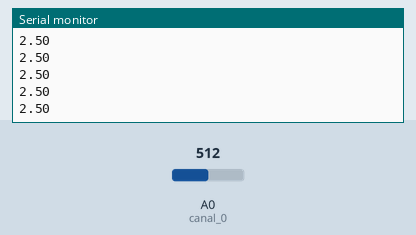
Simulated run of this sketch. Board: Arduino Uno, built with avr-gcc and run on an emulated ATmega328P. Parts: the last lines printed to the serial monitor. The inputs (shaded band) are chosen by the test bench; at power-on: A0 (canal_0) = 512.

Above: at 1.2 s.
1.3 s: A0 (canal_0) set to 716
At 2.4 s:
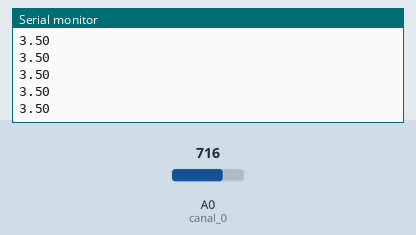
2.8 s: A0 (canal_0) set to 900
At 3.5 s:
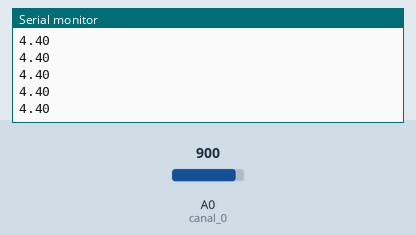
Timing chart, 0 to 5.8 s (numbered marks = the images above; inputs shaded):
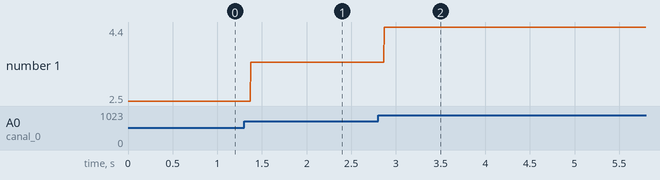

The sketch:

ReadAnalog.ino
```cpp
/*
 * Archivo: ReadAnalog.ino
 * Muestra la lectura de una magnitud analógica.
 *  0V <= volts <= 5.0
 * val : referenceVolts = Volts : 1023
 * Warning - do not connect more than 5 volts directly to an Arduino pin.
 */
const float referenceVolts = 5.0; // tensión eléctrica límite superior para la tarjeta Arduino.
const int canal_0  = 0;           // defiene canal de entrada analógica.
int valorLeidoXcanal_0;           // resguarda el valor leido
float volts;

void setup()
            {
              // configura recursos periféricos
              Serial.begin(9600);
            }

void loop()
            {
            valorLeidoXcanal_0 = analogRead(canal_0); // lectura del valor desde el sensor
            volts = (valorLeidoXcanal_0 / 1023.0) * referenceVolts; // calcula la relación-proporción
            Serial.println(volts); // imprime en pantalla
            }
```

Measured:
- after the input at 1.3 s, the serial monitor: prints a new line after 0.07 s (image 1)
- after the input at 2.8 s, the serial monitor: prints a new line after 0.07 s (image 2)
- plotted number 1: 2.5 → 3.5 after the input at 1.3 s, 3.5 → 4.4 after the input at 2.8 s
